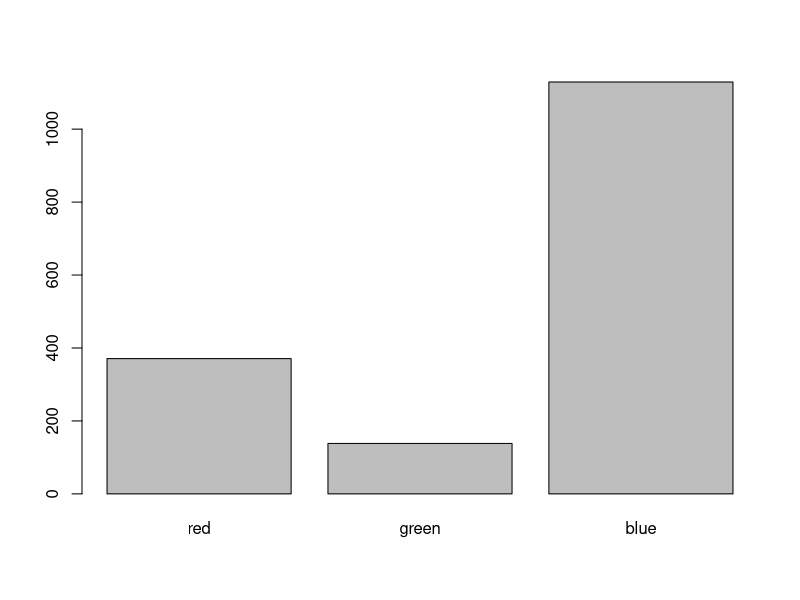
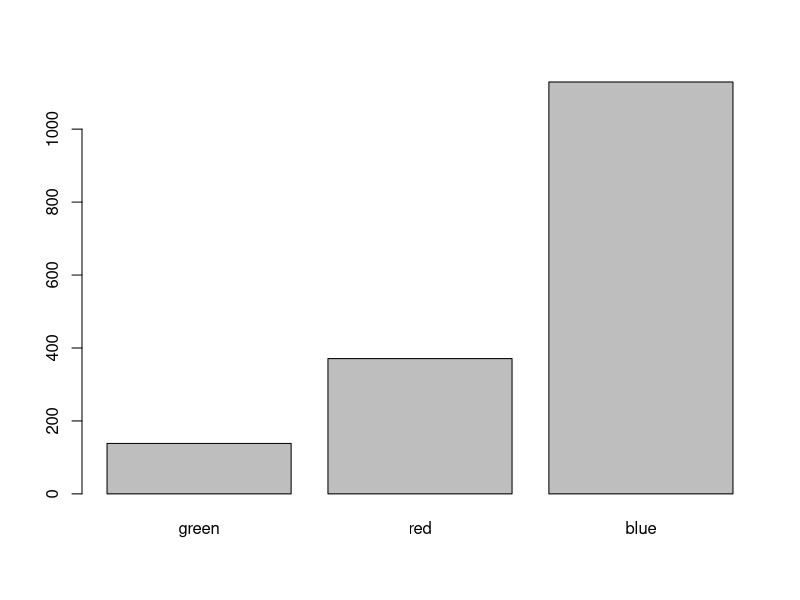
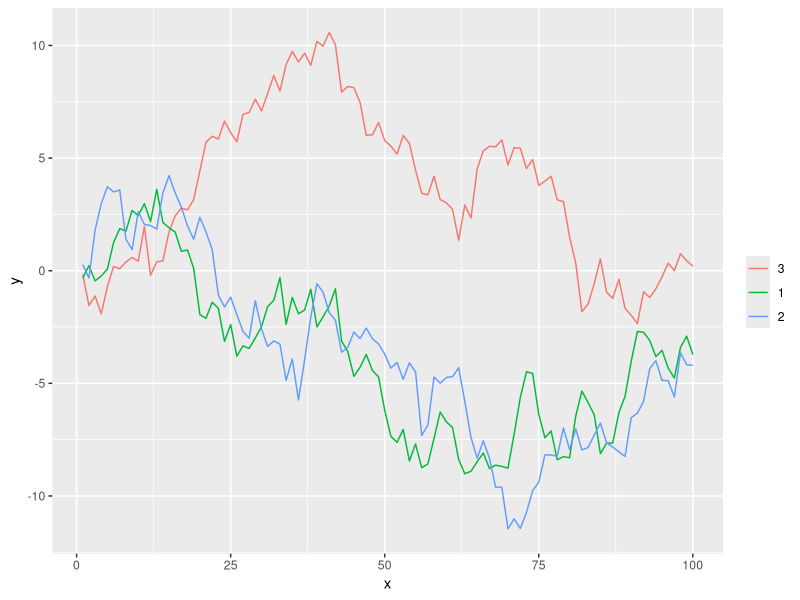

These charts were generated, in order, by the following R code:
## ---- chunk 1
x <- c("男", "女", "男", "男",  "女")
sex <- factor(x)
sex
## [1] 男 女 男 男 女
## Levels: 男 女
attributes(sex)
## $levels
## [1] "男" "女"
## 
## $class
## [1] "factor"
## ---- chunk 2
levels(sex)
## [1] "男" "女"
class(sex)
## ---- chunk 3
as.numeric(sex)
## [1] 1 2 1 1 2
## ---- chunk 4
cut(1:10, breaks=c(0, 5, 10))
## ---- chunk 5
set.seed(1)
x <- sort(round(rnorm(20), 2))
f <- cut(x, breaks=4); f
## ---- chunk 6
table(sex)
## sex
## 男 女 
##  3  2
## ---- chunk 7
h <- c(165, 170, 168, 172, 159)
tapply(h, sex, mean)
##       男       女 
## 168.3333 164.5000
## ---- chunk 8
library(forcats)
set.seed(1)
fac <- sample(c("red", "green", "blue"), 30, replace=TRUE) |>
  factor(levels=c("red", "green", "blue"))
levels(fac)
## [1] "red"   "green" "blue"
fac3 <- fct_relevel(fac, "blue"); levels(fac3)
## [1] "blue"  "red"   "green"
## ---- chunk 9
set.seed(1)
fac <- sample(c("red", "green", "blue"), 30, replace=TRUE)
fac <- factor(fac, levels=c("red", "green", "blue"))
x <- round(100*(10+rt(30,2)))
res1 <- tapply(x, fac, sd); res1
##       red     green      blue 
##  370.9222  138.3185 1129.2587
barplot(res1)
## ---- chunk 10
fac2 <- fct_reorder(fac, x, sd)
res2 <- tapply(x, fac2, sd)
barplot(res2)
## ---- chunk 11
library(tidyverse)
set.seed(101)
d.rd <- tibble(
  x = rep(1:100, 3),
  f = factor(rep(1:3, each=100)),
  y = c(cumsum(rnorm(100)), cumsum(rnorm(100)), cumsum(rnorm(100)))
)
d.rd
## ---- chunk 12
ggplot(d.rd, aes(
  x = x, 
  y = y, 
  color = forcats::fct_reorder2(f, x, y))) +
  geom_line() +
  scale_color_discrete(name="")
## ---- chunk 13
d.class <- read.csv('./data/class.csv', header=TRUE)
sex <- d.class[,'sex']
age <- d.class[,'age']
## ---- chunk 14
class(sex)
class(age)
## ---- chunk 15
table(sex)
## ---- chunk 16
tapply(age,sex,max)
## ---- chunk 17
## 把sex变量转换为一个新的因子，F显示成“Female”，M显示成“Male”。
d.class$sex <- factor(d.class$sex, levels = c("F", "M"), labels = c('Female', 'Male'))
str(d.class)
